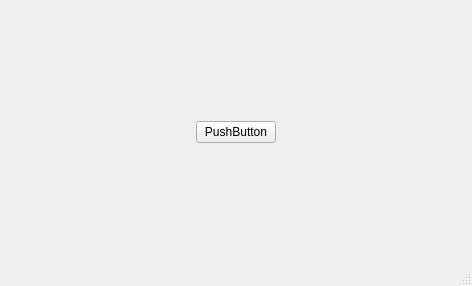
<?xml version="1.0" encoding="UTF-8"?>
<ui version="4.0">
 <class>MainWindow</class>
 <widget class="QMainWindow" name="MainWindow">
  <property name="geometry">
   <rect>
    <x>0</x>
    <y>0</y>
    <width>472</width>
    <height>286</height>
   </rect>
  </property>
  <property name="windowTitle">
   <string>MainWindow</string>
  </property>
  <widget class="QWidget" name="centralwidget">
   <layout class="QHBoxLayout" name="horizontalLayout_2">
    <item>
     <layout class="QHBoxLayout" name="horizontalLayout">
      <item>
       <spacer name="horizontalSpacer">
        <property name="orientation">
         <enum>Qt::Horizontal</enum>
        </property>
        <property name="sizeHint" stdset="0">
         <size>
          <width>40</width>
          <height>20</height>
         </size>
        </property>
       </spacer>
      </item>
      <item>
       <layout class="QHBoxLayout" name="horizontalLayout_3">
        <item>
         <widget class="QPushButton" name="pushButton">
          <property name="text">
           <string>PushButton</string>
          </property>
         </widget>
        </item>
       </layout>
      </item>
      <item>
       <spacer name="horizontalSpacer_2">
        <property name="orientation">
         <enum>Qt::Horizontal</enum>
        </property>
        <property name="sizeHint" stdset="0">
         <size>
          <width>40</width>
          <height>20</height>
         </size>
        </property>
       </spacer>
      </item>
     </layout>
    </item>
   </layout>
  </widget>
  <widget class="QMenuBar" name="menubar">
   <property name="geometry">
    <rect>
     <x>0</x>
     <y>0</y>
     <width>472</width>
     <height>22</height>
    </rect>
   </property>
  </widget>
  <widget class="QStatusBar" name="statusbar"/>
 </widget>
 <resources/>
 <connections/>
</ui>
